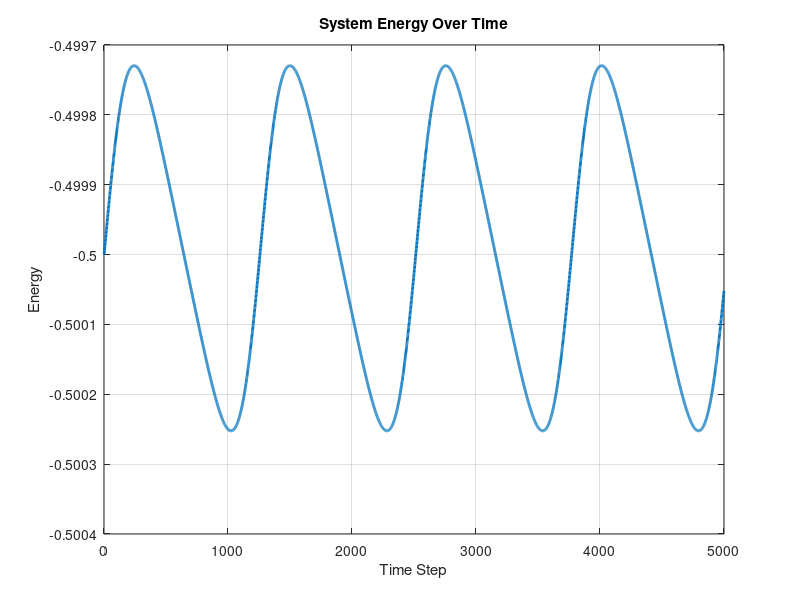
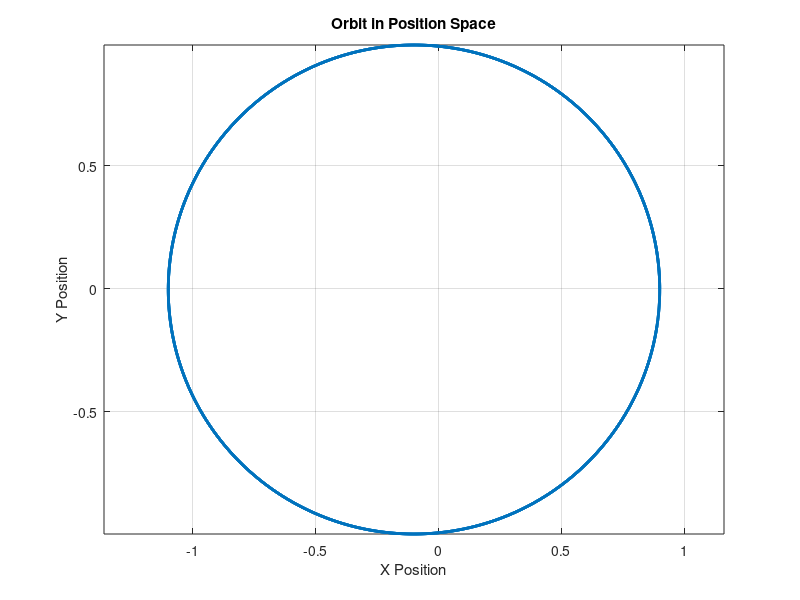

The MATLAB script that drew these images, in order:
% SemiImplicitEulerOrbitSimulation.m
% This script simulates the orbit based on Hamiltonian dynamics using
% the semi-implicit (symplectic) Euler method for numerical integration.
% The Hamiltonian H(p, q) = 0.5*|p|^2 - 1/|q| represents the energy of the system.

% Define the Hamiltonian function for calculating the energy
Hamiltonian = @(momentum, position) (0.5*norm(momentum)^2 - 1/norm(position));

% Set simulation parameters
eccentricity = 0.1;  % Eccentricity of the orbit
timeStepSize = 0.005; % Time step size for numerical integration
totalTimeSteps = 5000; % Total number of steps for the simulation

% Initialize position, momentum, and energy arrays
position = zeros(2, totalTimeSteps);
momentum = zeros(2, totalTimeSteps);
energyHistory = zeros(1, totalTimeSteps); % Track energy at each time step

% Initial conditions for position and momentum
position(:, 1) = [1 - eccentricity; 0]; % Initial position
momentum(:, 1) = [0; sqrt((1 + eccentricity) / (1 - eccentricity))]; % Initial momentum
energyHistory(1) = Hamiltonian(momentum(:, 1), position(:, 1)); % Initial energy

% Main simulation loop using the semi-implicit Euler method
for step = 1:totalTimeSteps - 1
    % First update the momentum using the gravitational force
    momentum(:, step + 1) = momentum(:, step) - timeStepSize * (1 / norm(position(:, step))^3) * position(:, step);
    % Then update the position using the newly updated momentum
    position(:, step + 1) = position(:, step) + timeStepSize * momentum(:, step + 1);
    % Calculate and store the energy at the new position and momentum
    energyHistory(step + 1) = Hamiltonian(momentum(:, step + 1), position(:, step + 1));
end

% Plotting the system's energy over time
figure;
plot(energyHistory, 'LineWidth', 2);
title('System Energy Over Time');
xlabel('Time Step');
ylabel('Energy');
grid on;

% Plotting the orbit in position space
figure;
plot(position(1, :), position(2, :), 'LineWidth', 2);
title('Orbit in Position Space');
xlabel('X Position');
ylabel('Y Position');
axis equal; % Keep aspect ratio equal to correctly visualize the orbit
grid on;
